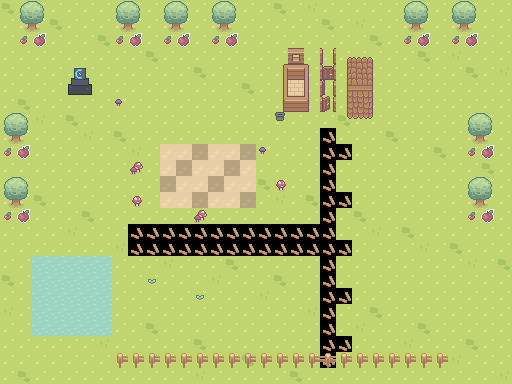

A level layout from a 2D game, rendered from its tile map. Below: a short description, then the map file with its tile-grid data intact:
An orthogonal 32x24 tile map with 16x16 px tiles, 2 tile layers (Ground, Decorations) and 11 objects (BorderNorth, BorderWest, BorderEast, BorderSouthLeft, BorderSouthRight, ...).

<map version="1.10" tiledversion="1.10.2" orientation="orthogonal" renderorder="right-down" width="32" height="24" tilewidth="16" tileheight="16" infinite="0" nextlayerid="5" nextobjectid="10">
 <tileset firstgid="1" name="farm_tiles" tilewidth="16" tileheight="16" tilecount="256" columns="16">
  <image source="tiles/farm_tiles.png" width="256" height="256" />
 </tileset>
 <layer id="1" name="Ground" width="32" height="24">
  <data encoding="csv">
3,2,2,2,2,2,2,2,2,2,2,2,2,2,2,2,2,3,2,4,2,2,2,2,2,2,2,2,2,2,2,2,
2,2,2,3,2,2,2,2,2,2,2,2,2,2,2,2,2,2,2,2,3,2,4,2,2,2,2,2,2,2,2,2,
2,2,2,2,2,2,3,2,2,2,2,2,2,2,2,2,2,2,2,2,2,2,2,3,2,4,2,2,2,2,2,2,
2,2,2,2,2,2,2,2,2,3,2,2,2,2,2,2,2,2,2,2,2,2,2,2,2,2,3,2,4,2,2,2,
2,2,2,2,2,2,2,2,2,2,2,2,3,2,2,2,2,2,2,2,2,2,2,2,2,2,2,2,2,3,2,4,
2,2,2,2,2,2,2,2,2,2,2,2,2,2,2,3,2,2,2,2,2,2,2,2,2,2,2,2,2,2,2,2,
2,3,2,2,2,2,2,2,2,2,2,2,2,2,2,2,2,2,3,2,2,2,2,2,2,2,2,2,2,2,2,2,
2,2,4,2,3,2,2,2,2,2,2,2,2,2,2,2,2,2,2,2,2,3,2,2,2,2,2,2,2,2,2,2,
2,2,2,2,2,4,2,3,2,2,2,2,2,2,2,2,2,2,2,2,6,2,2,2,3,2,2,2,2,2,2,2,
2,2,2,2,2,2,2,2,4,2,8,8,9,8,8,9,2,2,2,2,6,6,2,2,2,2,2,3,2,2,2,2,
2,2,2,2,2,2,2,2,2,2,8,9,8,8,9,8,2,2,2,2,6,2,2,2,2,2,2,2,2,2,3,2,
2,2,2,2,2,2,2,2,2,2,9,8,8,9,8,8,3,2,2,2,6,2,2,2,2,2,2,2,2,2,2,2,
2,2,3,2,2,2,2,2,2,2,8,8,9,8,8,9,2,4,2,3,6,6,2,2,2,2,2,2,2,2,2,2,
2,4,2,2,2,3,2,2,2,2,2,2,2,2,2,2,2,2,2,2,6,2,3,2,2,2,2,2,2,2,2,2,
2,2,2,2,4,2,2,2,6,6,6,6,6,6,6,6,6,6,6,6,6,2,2,4,2,3,2,2,2,2,2,2,
2,2,2,2,2,2,2,4,6,6,6,6,6,6,6,6,6,6,6,6,6,6,2,2,2,2,4,2,3,2,2,2,
2,2,10,10,10,10,10,2,2,2,4,2,2,2,3,2,2,2,2,2,6,2,2,2,2,2,2,2,2,4,2,3,
3,2,10,10,10,10,10,2,2,2,2,2,2,4,2,2,2,3,2,2,6,2,2,2,2,2,2,2,2,2,2,2,
2,2,10,10,10,10,10,2,2,2,2,2,2,2,2,2,4,2,2,2,6,6,2,2,2,2,2,2,2,2,2,2,
4,2,10,10,10,10,10,2,2,2,2,2,2,2,2,2,2,2,2,4,6,2,2,3,2,2,2,2,2,2,2,2,
2,2,10,10,10,10,10,2,2,3,2,2,2,2,2,2,2,2,2,2,6,2,4,2,2,2,3,2,2,2,2,2,
2,2,2,2,2,2,4,2,2,2,2,2,3,2,2,2,2,2,2,2,6,6,2,2,2,4,2,2,2,3,2,2,
2,2,2,2,2,2,2,2,2,4,2,2,2,2,2,3,2,2,2,2,6,2,2,2,2,2,2,2,4,2,2,2,
2,3,2,2,2,2,2,2,2,2,2,2,4,2,2,2,2,2,3,2,2,2,2,2,2,2,2,2,2,2,2,4
  </data>
 </layer>
 <layer id="2" name="Decorations" width="32" height="24">
  <data encoding="csv">
0,25,26,0,0,0,0,25,26,0,25,26,0,25,26,0,0,0,0,0,0,0,0,0,0,25,26,0,25,26,0,0,
0,41,42,0,0,0,0,41,42,0,41,42,0,41,42,0,0,0,0,0,0,0,0,0,0,41,42,0,41,42,0,0,
0,57,58,0,0,0,0,57,58,0,57,58,0,57,58,0,0,0,0,0,0,0,0,0,0,57,58,0,57,58,0,0,
0,0,0,0,0,0,0,0,0,0,0,0,0,0,0,0,0,17,18,19,20,21,22,23,0,0,0,0,0,0,0,0,
0,0,0,0,73,74,0,0,0,0,0,0,0,0,0,0,0,33,34,35,36,37,38,39,0,0,0,0,0,0,0,0,
0,0,0,0,89,90,0,0,0,0,0,0,0,0,0,0,0,49,50,51,52,53,54,55,0,0,0,0,0,0,0,0,
0,0,0,0,0,0,0,29,0,0,0,0,0,0,0,0,0,65,66,67,68,69,70,71,0,0,0,0,0,0,0,0,
25,26,0,0,0,0,0,0,0,0,0,0,0,0,0,0,0,81,82,83,84,85,86,87,0,0,0,0,0,25,26,0,
41,42,0,0,0,0,0,0,0,0,0,0,0,0,0,0,0,0,0,0,0,0,0,0,0,0,0,0,0,41,42,0,
57,58,0,0,0,0,0,0,0,0,0,0,0,0,0,0,29,0,0,0,0,0,0,0,0,0,0,0,0,57,58,0,
0,0,0,0,0,0,0,0,27,0,0,0,0,0,0,0,0,0,0,0,0,0,0,0,0,0,0,0,0,0,0,0,
25,26,0,0,0,0,0,0,0,0,0,0,0,0,0,0,0,28,0,0,0,0,0,0,0,0,0,0,0,25,26,0,
41,42,0,0,0,0,0,0,28,0,0,0,0,0,0,0,0,0,0,0,0,0,0,0,0,0,0,0,0,41,42,0,
57,58,0,0,0,0,0,0,0,0,0,0,27,0,0,0,0,0,0,0,0,0,0,0,0,0,0,0,0,57,58,0,
0,0,0,0,0,0,0,0,0,0,0,0,0,0,0,0,0,0,0,0,0,0,0,0,0,0,0,0,0,0,0,0,
0,0,0,0,0,0,0,0,0,0,0,0,0,0,0,0,0,0,0,0,0,0,0,0,0,0,0,0,0,0,0,0,
0,0,0,0,0,0,0,0,0,0,0,0,0,0,0,0,0,0,0,0,0,0,0,0,0,0,0,0,0,0,0,0,
0,0,0,0,0,0,0,0,0,30,0,0,0,0,0,0,0,0,0,0,0,0,0,0,0,0,0,0,0,0,0,0,
0,0,0,0,0,0,0,0,0,0,0,0,30,0,0,0,0,0,0,0,0,0,0,0,0,0,0,0,0,0,0,0,
0,0,0,0,0,0,0,0,0,0,0,0,0,0,0,0,0,0,0,0,0,0,0,0,0,0,0,0,0,0,0,0,
0,0,0,0,0,0,0,0,0,0,0,0,0,0,0,0,0,0,0,0,0,0,0,0,0,0,0,0,0,0,0,0,
0,0,0,0,0,0,0,0,0,0,0,0,0,0,0,0,0,0,0,0,0,0,0,0,0,0,0,0,0,0,0,0,
0,0,0,0,0,0,0,12,12,12,12,12,12,12,12,12,12,12,12,12,15,12,12,12,12,12,12,12,0,0,0,0,
0,0,0,0,0,0,0,0,0,0,0,0,0,0,0,0,0,0,0,0,0,0,0,0,0,0,0,0,0,0,0,0
  </data>
 </layer>
 <objectgroup id="3" name="Collisions">
  <object id="1" name="BorderNorth" x="0" y="0" width="512" height="32" />
  <object id="2" name="BorderWest" x="0" y="0" width="16" height="384" />
  <object id="3" name="BorderEast" x="496" y="0" width="16" height="384" />
  <object id="4" name="BorderSouthLeft" x="0" y="368" width="310" height="16" />
  <object id="5" name="BorderSouthRight" x="340" y="368" width="172" height="16" />
  <object id="6" name="Cabin" x="272" y="56" width="112" height="64" />
  <object id="7" name="Pond" x="32" y="256" width="80" height="80" />
  <object id="8" name="MoonstoneTotem" x="64" y="68" width="32" height="26" />
  <object id="9" name="FenceLeft" x="112" y="356" width="200" height="10" />
  <object id="10" name="FenceRight" x="336" y="356" width="112" height="10" />
 </objectgroup>
 <objectgroup id="4" name="SpawnPoints">
  <object id="11" name="PlayerSpawn" x="328" y="140" width="16" height="16" />
 </objectgroup>
</map>
